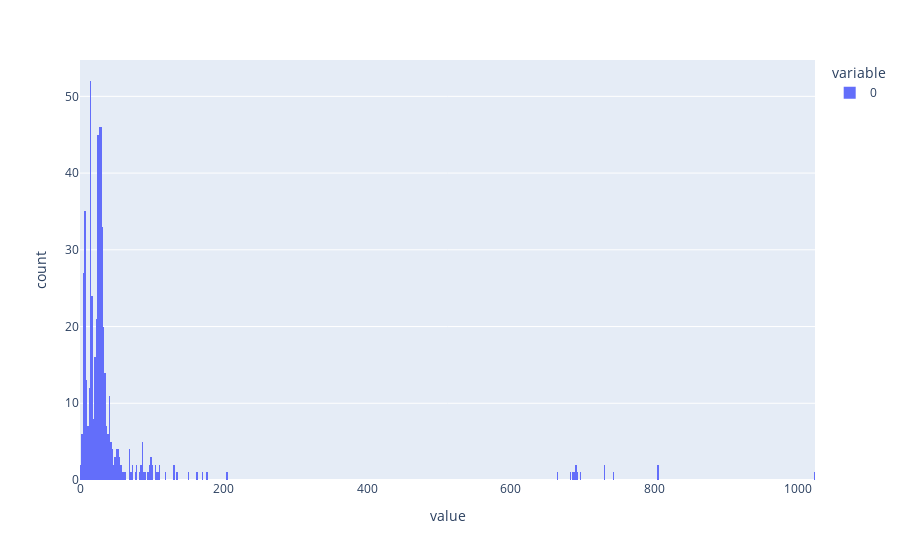

The code cell stored with this chart in its notebook:
### Code cell
fig = px.histogram(trip_durations, nbins=1000)
fig.show()

### Figure 1 — Plotly figure (JSON) as saved in the notebook; plotly's stock layout.template omitted (floating-point values rounded to 4 significant figures; data arrays with more than 128 entries replaced by an {"elided": "..."} marker saying what was removed)
{"data": [{"alignmentgroup": "True", "bingroup": "x", "hovertemplate": "variable=0<br>value=%{x}<br>count=%{y}<extra></extra>", "legendgroup": "0", "marker": {"color": "#636efa", "pattern": {"shape": ""}}, "name": "0", "nbinsx": 1000, "offsetgroup": "0", "orientation": "v", "showlegend": true, "type": "histogram", "x": {"elided": "538 float values"}, "xaxis": "x", "yaxis": "y"}], "layout": {"barmode": "relative", "legend": {"title": {"text": "variable"}, "tracegroupgap": 0}, "margin": {"t": 60}, "xaxis": {"anchor": "y", "domain": [0, 1], "title": {"text": "value"}}, "yaxis": {"anchor": "x", "domain": [0, 1], "title": {"text": "count"}}}}
